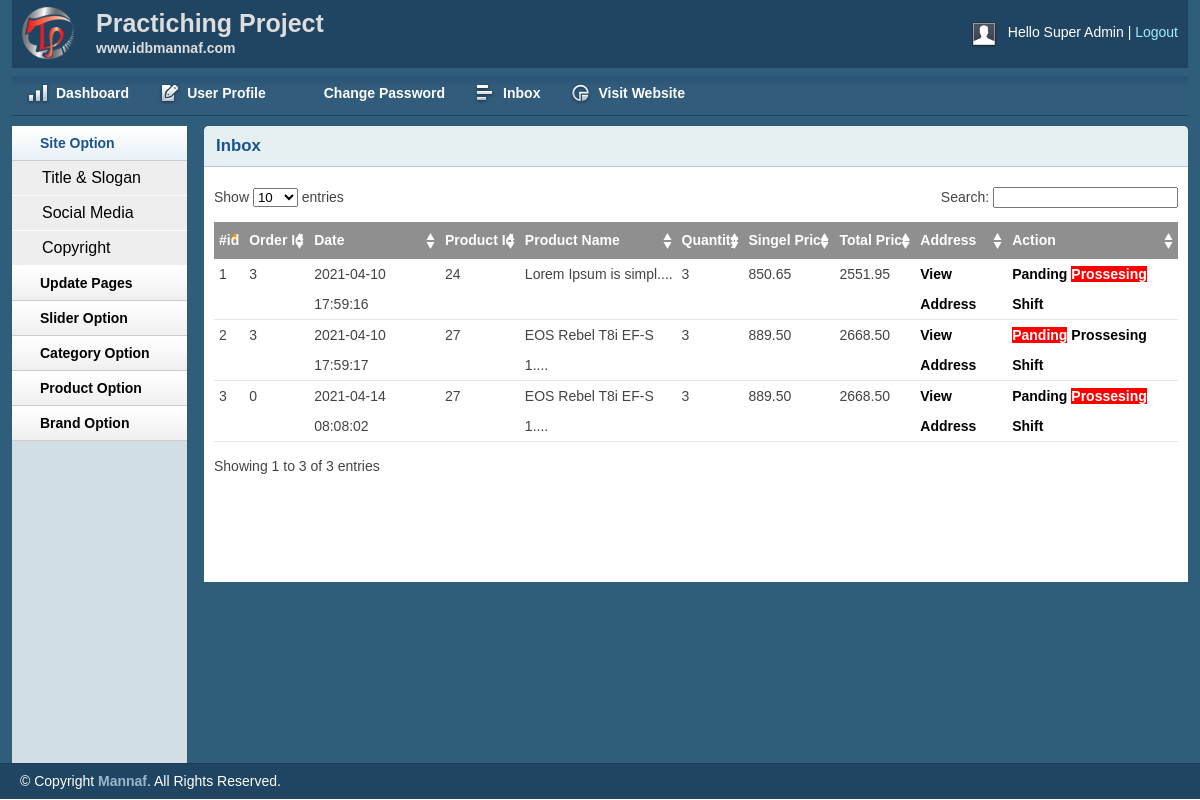
/admin/inbox.php (signed in), run on the app's committed database.
### tables this page shows
CREATE TABLE `ordertable` (
  `id` int(11) NOT NULL,
  `customarId` int(11) NOT NULL,
  `productId` int(11) NOT NULL,
  `productName` varchar(255) NOT NULL,
  `quantity` int(11) NOT NULL,
  `price` float(10,2) NOT NULL,
  `totalPrice` float(10,2) NOT NULL,
  `image` varchar(255) NOT NULL,
  `date` timestamp NOT NULL DEFAULT current_timestamp(),
  `status` int(11) NOT NULL DEFAULT 0
);

### lib/database.php (called while the page is built, shortened)
<?php
Class Database{
 public $db;
function __construct()
{
    $this->host= "localhost";
    $this->user= "root";
    $this->pass= "";
    $this->dbname= "ecoproject";
    $this->db= new mysqli($this->host,$this->user,$this->pass,$this->dbname);
}
public function select($query){
    $result = $this->db->query($query) or die($this->db->error.__LINE__);
    if ($result->num_rows > 0) {
        return $result;
    }else{
        return false;
    }
}
}

### classes/cart.php (called while the page is built, shortened)
<?php
$filepath= realpath(dirname(__FILE__));
require_once ($filepath.'/../lib/database.php');
require_once ($filepath.'/../helper/format.php');
?>
<?php
class Cart{
    private $conn;
    function __construct()
    {
        $this->conn= new Database();
    }
    public function getAllOrder(){
        $sql= "SELECT * FROM ordertable ORDER BY date";
        $result = $this->conn->select($sql);
       return $result;
    }
}
?>

### helper/format.php (called while the page is built, shortened)
<?php
class Format{
    public function textShorten($text, $limit=400){
        $text = substr($text,0,$limit);
        $text = $text."....";
        return $text;
    }
}
?>

### admin/inbox.php (the view, shortened to what this page needs)
<?php include 'inc/header.php';?>
<?php include 'inc/sidebar.php';?>
<?php
$filepath= realpath(dirname(__FILE__));
require_once ($filepath.'/../classes/cart.php');
require_once ($filepath.'/../helper/format.php');
$fm= new Format();
?>
        <div class="grid_10">
            <div class="box round first grid">
                <h2>Inbox</h2>
                <div class="block">
                    <table class="data display datatable" id="example">
					<thead>
						<tr>
							<th>#id</th>
							<th>Order Id</th>
							<th>Date</th>
							<th>Product Id</th>
							<th>Product Name</th>
							<th>Quantity</th>
							<th>Singel Price</th>
							<th>Total Price</th>
							<th>Address</th>
							<th>Action</th>
						</tr>
					</thead>
					<tbody>
					<?php
					$cart= new Cart();
					$getOrder= $cart->getAllOrder();
					if ($getOrder) {
						$sl= 0;
						while ($orderRow= $getOrder->fetch_array()) {
							$sl++;
					?>
						<tr class="odd gradeX">
							<td><?php echo $sl;?></td>
							<td><?php echo $orderRow['customarId'];?></td>
							<td><?php echo $orderRow['date'];?></td>
							<td><?php echo $orderRow['productId'];?></td>
							<td><?php echo $fm->textShorten($orderRow['productName'],20);?></td>
							<td><?php echo $orderRow['quantity'];?></td>
							<td><?php echo $orderRow['price'];?></td>
							<td><?php echo $orderRow['totalPrice'];?></td>
							<td><a href="customar.php?cid=<?php echo $orderRow['customarId'];?>">View Address</a></td>
							<td>
							<?php
							if ($orderRow['status'] == 0) {?>
								<a href="#" id="a" class="active" data-cusId="<?php echo $orderRow['customarId'];?> " data-date="<?php echo $orderRow['date'];?>" date-totalPrice="<?php echo $orderRow['totalPrice'];?>" data-value='0'>Panding</a>
								<a href="#" id="a" class="" data-cusId="<?php echo $orderRow['customarId'];?> " data-date="<?php echo $orderRow['date'];?>" date-totalPrice="<?php echo $orderRow['totalPrice'];?>" data-value='1'>Prossesing</a>
								<a href="#" id="a" class="" data-cusId="<?php echo $orderRow['customarId'];?> " data-date="<?php echo $orderRow['date'];?>" date-totalPrice="<?php echo $orderRow['totalPrice'];?> " data-value='2'>Shift</a>
								<?php } elseif ($orderRow['status']==1) { ?>
									<a href="#" id="a" class="" data-cusId="<?php echo $orderRow['customarId'];?> " data-date="<?php echo $orderRow['date'];?>" date-totalPrice="<?php echo $orderRow['totalPrice'];?>" data-value='0'>Panding</a>
								<a href="#" id="a" class="active" data-cusId="<?php echo $orderRow['customarId'];?> " data-date="<?php echo $orderRow['date'];?>" date-totalPrice="<?php echo $orderRow['totalPrice'];?>" data-value='1'>Prossesing</a>
								<a href="#" id="a" class="" data-cusId="<?php echo $orderRow['customarId'];?> " data-date="<?php echo $orderRow['date'];?>" date-totalPrice="<?php echo $orderRow['totalPrice'];?> " data-value='2'>Shift</a>
							<?php } ?>
							</td>
						</tr>
						<?php }} else{?>
						<h4>Order Not Found</h4>
						<?php }?>
					</tbody>
				</table>
               </div>
            </div>
        </div>
<?php include 'inc/footer.php';?>

### admin/css/text.css (style rules this page uses)
body { font: 13px/1.5 Tahoma, Helvetica, Arial, 'Liberation Sans', FreeSans, sans-serif; }
h2 { font-size: 23px; }
p, dl, hr, h1, h2, h3, h4, h5, h6, ol, ul, pre, table, address, fieldset { margin-bottom: 20px; }

### admin/css/grid.css (style rules this page uses)
.grid_1, .grid_2, .grid_3, .grid_4, .grid_5, .grid_6, .grid_7, .grid_8, .grid_9, .grid_10, .grid_11, .grid_12, .grid_13, .grid_14, .grid_15, .grid_16 { display: inline; float: left; margin-left: 1%; margin-right: 1%; }
.container_12 .grid_10 { width: 81.333%; }

### admin/css/layout.css (style rules this page uses)
body { background: #fff none repeat scroll 0 0; color: #444; font-size: 14px; padding: 0; }
a { color: #000; font-weight:bold; text-decoration: none; }
h1, h2, h3, h4, h5, h6 { line-height:1.2em; margin-bottom:.3em; }
h2 { margin-top:1em; }
.box { background:#fff; margin-bottom:20px; padding:10px 10px 10px 10px; margin-left:-8px; }
.box.grid { padding-bottom:40px; }
.box.round { -moz-border-radius: 5px 5px 0px 0px; -webkit-border-radius: 5px 5px 0px 0px; border-radius: 5px 5px 0px 0px; }
.box h2 { font-size:1.2em; font-weight:bold; color:#1B548D; background:#E6F0F3; margin:-10px -10px 0 -10px; padding:10px 12px; border-bottom:1px solid #B3CBD6; -moz-border-radius: 5px 5px 0px 0px; -webkit-border-radius: 5px 5px 0px 0px; border-radius: 5px 5px 0px 0px; }
.box.first { min-height: 406px; }
.block { padding-top:20px; }
.block { padding-bottom:1px; }
table.display { margin: 0 auto; clear: both; width: 100%; }
.sorting_asc { background: #8f8f8f url(../img/table/sort_asc.png) no-repeat center right; padding:8px 5px; text-align:left; color:#fff; }
.sorting { background:#8f8f8f url(../img/table/sort_both.png) no-repeat center right; padding:8px 5px; text-align:left; color:#fff; }
tr.odd { height: 30px; line-height: 30px; border-bottom:1px solid #e6e6e6; }
tr.even { height: 30px; line-height: 30px; border-bottom:1px solid #e6e6e6; }
tr.odd td, tr.even td { padding-left:5px; }

### admin/inbox.php (style rules this page uses)
.active { color: #fff; background-color: red; }

### data on the page
ordertable: customarId "3", date "2021-04-10 17:59:16", productId "24", productName "Lorem Ipsum is simpl....", quantity "3", price "850.65", totalPrice "2551.95"
ordertable: customarId "3", date "2021-04-10 17:59:17", productId "27", productName "EOS Rebel T8i EF-S 1....", quantity "3", price "889.50", totalPrice "2668.50"
ordertable: customarId "0", date "2021-04-14 08:08:02", productId "27", productName "EOS Rebel T8i EF-S 1....", quantity "3", price "889.50", totalPrice "2668.50"

### other printed values
Session::get('adminName') "Super Admin"
